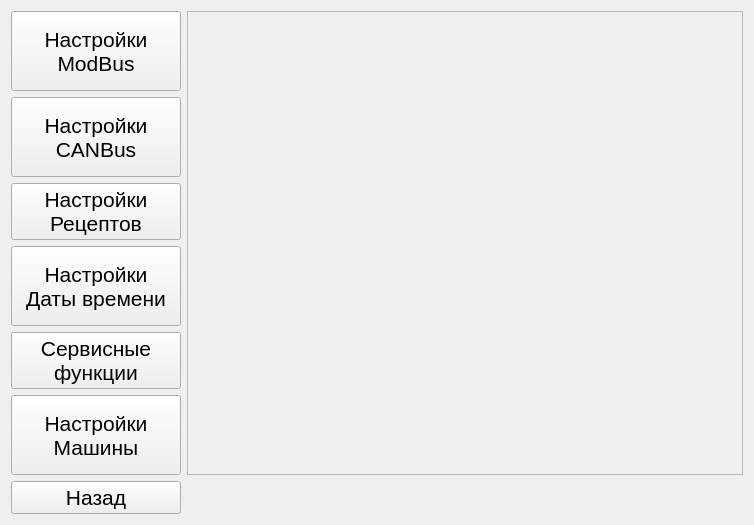
<?xml version="1.0" encoding="UTF-8"?>
<ui version="4.0">
 <class>SelectSettingFrame</class>
 <widget class="QWidget" name="SelectSettingFrame">
  <property name="geometry">
   <rect>
    <x>0</x>
    <y>0</y>
    <width>754</width>
    <height>519</height>
   </rect>
  </property>
  <property name="windowTitle">
   <string>Form</string>
  </property>
  <layout class="QGridLayout" name="gridLayout">
   <item row="0" column="0">
    <widget class="QPushButton" name="btnModbus">
     <property name="sizePolicy">
      <sizepolicy hsizetype="Minimum" vsizetype="Minimum">
       <horstretch>0</horstretch>
       <verstretch>0</verstretch>
      </sizepolicy>
     </property>
     <property name="minimumSize">
      <size>
       <width>170</width>
       <height>80</height>
      </size>
     </property>
     <property name="maximumSize">
      <size>
       <width>170</width>
       <height>85</height>
      </size>
     </property>
     <property name="font">
      <font>
       <pointsize>16</pointsize>
      </font>
     </property>
     <property name="text">
      <string>Настройки 
ModBus</string>
     </property>
     <property name="checkable">
      <bool>true</bool>
     </property>
     <property name="autoExclusive">
      <bool>true</bool>
     </property>
     <attribute name="buttonGroup">
      <string notr="true">buttonGroup</string>
     </attribute>
    </widget>
   </item>
   <item row="0" column="1" rowspan="6">
    <widget class="QFrame" name="frame">
     <property name="sizePolicy">
      <sizepolicy hsizetype="Minimum" vsizetype="Minimum">
       <horstretch>0</horstretch>
       <verstretch>0</verstretch>
      </sizepolicy>
     </property>
     <property name="frameShape">
      <enum>QFrame::StyledPanel</enum>
     </property>
     <property name="frameShadow">
      <enum>QFrame::Raised</enum>
     </property>
    </widget>
   </item>
   <item row="1" column="0">
    <widget class="QPushButton" name="btnCANBus">
     <property name="sizePolicy">
      <sizepolicy hsizetype="Minimum" vsizetype="Minimum">
       <horstretch>0</horstretch>
       <verstretch>0</verstretch>
      </sizepolicy>
     </property>
     <property name="minimumSize">
      <size>
       <width>170</width>
       <height>80</height>
      </size>
     </property>
     <property name="maximumSize">
      <size>
       <width>170</width>
       <height>85</height>
      </size>
     </property>
     <property name="font">
      <font>
       <pointsize>16</pointsize>
      </font>
     </property>
     <property name="text">
      <string>Настройки 
CANBus</string>
     </property>
     <property name="checkable">
      <bool>true</bool>
     </property>
     <property name="autoExclusive">
      <bool>true</bool>
     </property>
     <attribute name="buttonGroup">
      <string notr="true">buttonGroup</string>
     </attribute>
    </widget>
   </item>
   <item row="2" column="0">
    <widget class="QPushButton" name="btnRecipe">
     <property name="sizePolicy">
      <sizepolicy hsizetype="Minimum" vsizetype="Minimum">
       <horstretch>0</horstretch>
       <verstretch>0</verstretch>
      </sizepolicy>
     </property>
     <property name="minimumSize">
      <size>
       <width>170</width>
       <height>0</height>
      </size>
     </property>
     <property name="maximumSize">
      <size>
       <width>16777215</width>
       <height>85</height>
      </size>
     </property>
     <property name="font">
      <font>
       <pointsize>16</pointsize>
      </font>
     </property>
     <property name="text">
      <string>Настройки 
Рецептов</string>
     </property>
     <property name="checkable">
      <bool>true</bool>
     </property>
     <property name="autoExclusive">
      <bool>true</bool>
     </property>
     <attribute name="buttonGroup">
      <string notr="true">buttonGroup</string>
     </attribute>
    </widget>
   </item>
   <item row="3" column="0">
    <widget class="QPushButton" name="btnDateTime">
     <property name="sizePolicy">
      <sizepolicy hsizetype="Minimum" vsizetype="Minimum">
       <horstretch>0</horstretch>
       <verstretch>0</verstretch>
      </sizepolicy>
     </property>
     <property name="minimumSize">
      <size>
       <width>170</width>
       <height>80</height>
      </size>
     </property>
     <property name="maximumSize">
      <size>
       <width>170</width>
       <height>85</height>
      </size>
     </property>
     <property name="font">
      <font>
       <pointsize>16</pointsize>
      </font>
     </property>
     <property name="text">
      <string>Настройки 
Даты времени</string>
     </property>
     <property name="checkable">
      <bool>true</bool>
     </property>
     <property name="autoExclusive">
      <bool>true</bool>
     </property>
     <attribute name="buttonGroup">
      <string notr="true">buttonGroup</string>
     </attribute>
    </widget>
   </item>
   <item row="4" column="0">
    <widget class="QPushButton" name="btnService">
     <property name="font">
      <font>
       <pointsize>16</pointsize>
      </font>
     </property>
     <property name="text">
      <string>Сервисные
функции</string>
     </property>
     <property name="checkable">
      <bool>true</bool>
     </property>
     <property name="autoExclusive">
      <bool>true</bool>
     </property>
    </widget>
   </item>
   <item row="5" column="0">
    <widget class="QPushButton" name="btnMachine">
     <property name="sizePolicy">
      <sizepolicy hsizetype="Minimum" vsizetype="Minimum">
       <horstretch>0</horstretch>
       <verstretch>0</verstretch>
      </sizepolicy>
     </property>
     <property name="minimumSize">
      <size>
       <width>170</width>
       <height>80</height>
      </size>
     </property>
     <property name="maximumSize">
      <size>
       <width>170</width>
       <height>85</height>
      </size>
     </property>
     <property name="font">
      <font>
       <pointsize>16</pointsize>
      </font>
     </property>
     <property name="text">
      <string>Настройки 
Машины</string>
     </property>
     <property name="checkable">
      <bool>true</bool>
     </property>
     <property name="autoExclusive">
      <bool>true</bool>
     </property>
     <attribute name="buttonGroup">
      <string notr="true">buttonGroup</string>
     </attribute>
    </widget>
   </item>
   <item row="6" column="0">
    <widget class="QPushButton" name="btnReturn">
     <property name="sizePolicy">
      <sizepolicy hsizetype="Minimum" vsizetype="Minimum">
       <horstretch>0</horstretch>
       <verstretch>0</verstretch>
      </sizepolicy>
     </property>
     <property name="minimumSize">
      <size>
       <width>170</width>
       <height>0</height>
      </size>
     </property>
     <property name="maximumSize">
      <size>
       <width>16777215</width>
       <height>85</height>
      </size>
     </property>
     <property name="font">
      <font>
       <pointsize>16</pointsize>
      </font>
     </property>
     <property name="text">
      <string>Назад</string>
     </property>
     <property name="icon">
      <iconset resource="../resources.qrc">
       <normaloff>:/images/circled-left.png</normaloff>:/images/circled-left.png</iconset>
     </property>
     <property name="iconSize">
      <size>
       <width>42</width>
       <height>42</height>
      </size>
     </property>
     <property name="checkable">
      <bool>false</bool>
     </property>
     <property name="autoExclusive">
      <bool>false</bool>
     </property>
    </widget>
   </item>
  </layout>
 </widget>
 <resources>
  <include location="../resources.qrc"/>
 </resources>
 <connections/>
 <buttongroups>
  <buttongroup name="buttonGroup"/>
 </buttongroups>
</ui>
